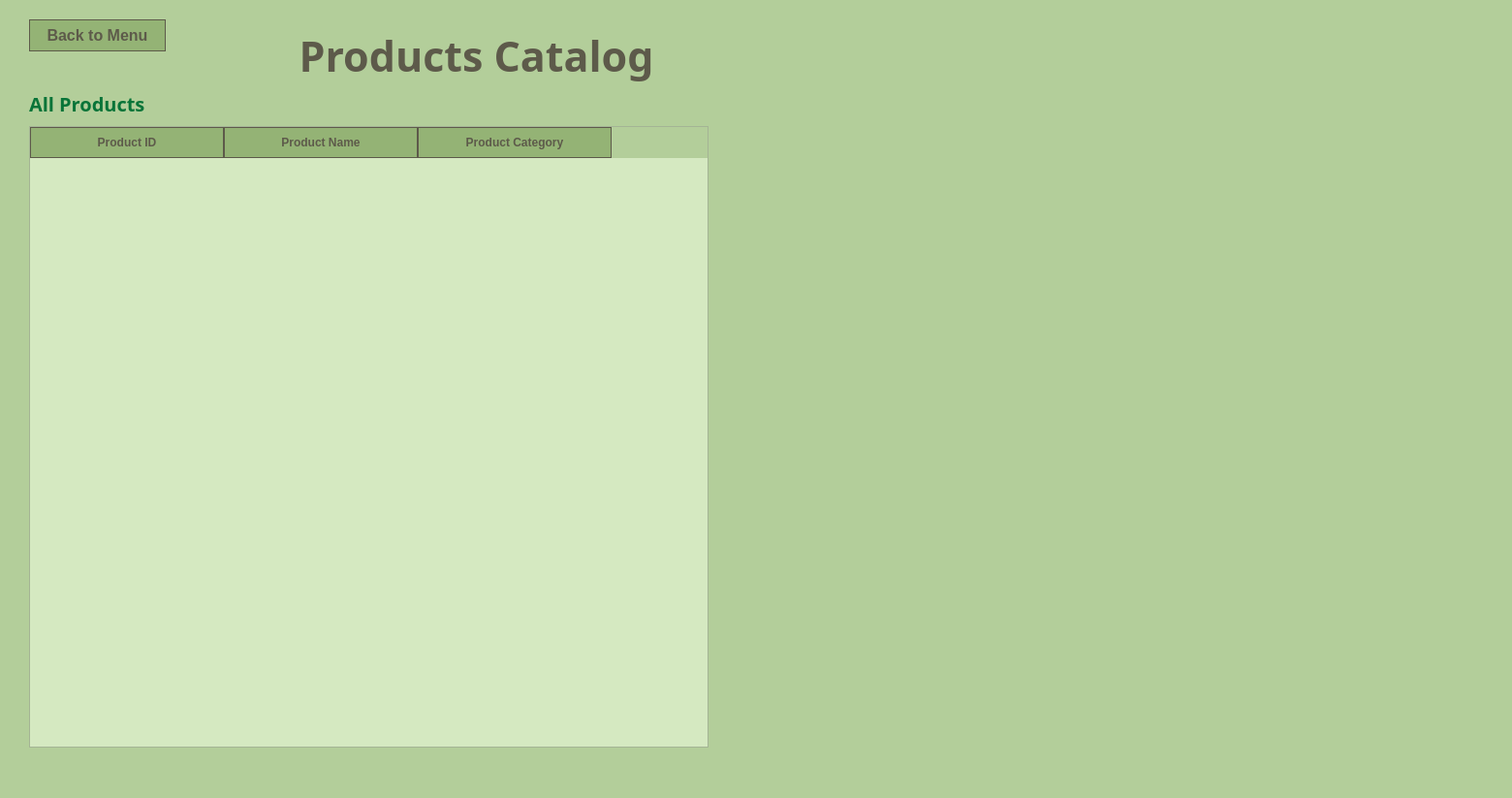
<?xml version="1.0" encoding="UTF-8"?>
<ui version="4.0">
 <class>InventoryManagement</class>
 <widget class="QMainWindow" name="InventoryManagement">
  <property name="geometry">
   <rect>
    <x>0</x>
    <y>0</y>
    <width>1560</width>
    <height>823</height>
   </rect>
  </property>
  <property name="windowTitle">
   <string>Farm Flow: Inventory Management</string>
  </property>
  <widget class="QWidget" name="centralwidget">
   <property name="styleSheet">
    <string>background-color: #b3ce9a;</string>
   </property>
   <widget class="QLabel" name="titleLabel">
    <property name="geometry">
     <rect>
      <x>230</x>
      <y>20</y>
      <width>523</width>
      <height>75</height>
     </rect>
    </property>
    <property name="font">
     <font>
      <family>Papyrus</family>
      <pointsize>32</pointsize>
      <weight>75</weight>
      <bold>true</bold>
     </font>
    </property>
    <property name="styleSheet">
     <string>color: #5D5A4A;</string>
    </property>
    <property name="text">
     <string>Products Catalog</string>
    </property>
    <property name="alignment">
     <set>Qt::AlignCenter</set>
    </property>
   </widget>
   <widget class="QLabel" name="inventoryRecordsLabel">
    <property name="geometry">
     <rect>
      <x>30</x>
      <y>90</y>
      <width>400</width>
      <height>34</height>
     </rect>
    </property>
    <property name="font">
     <font>
      <family>Poor Richard</family>
      <pointsize>15</pointsize>
      <weight>75</weight>
      <bold>true</bold>
     </font>
    </property>
    <property name="styleSheet">
     <string>color: #087438;</string>
    </property>
    <property name="text">
     <string>All Products</string>
    </property>
   </widget>
   <widget class="QTableWidget" name="productTable">
    <property name="geometry">
     <rect>
      <x>30</x>
      <y>130</y>
      <width>701</width>
      <height>641</height>
     </rect>
    </property>
    <property name="styleSheet">
     <string notr="true">QHeaderView::section {
background-color: #94b375;
color: #5D5A4A;
border: 1px solid #5D5A4A;
padding: 6px;
font-weight: bold;
}
QTableWidget {
background-color: #d5e9c1;
color: #5f734c;
gridline-color: #B8CDBA;

}
</string>
    </property>
    <property name="selectionBehavior">
     <enum>QAbstractItemView::SelectRows</enum>
    </property>
    <property name="rowCount">
     <number>0</number>
    </property>
    <property name="columnCount">
     <number>3</number>
    </property>
    <attribute name="horizontalHeaderDefaultSectionSize">
     <number>200</number>
    </attribute>
    <column>
     <property name="text">
      <string>Product ID</string>
     </property>
    </column>
    <column>
     <property name="text">
      <string>Product Name</string>
     </property>
    </column>
    <column>
     <property name="text">
      <string>Product Category</string>
     </property>
    </column>
   </widget>
   <widget class="QPushButton" name="BACKBUTTON">
    <property name="geometry">
     <rect>
      <x>30</x>
      <y>20</y>
      <width>141</width>
      <height>33</height>
     </rect>
    </property>
    <property name="font">
     <font>
      <family>Arial</family>
      <pointsize>12</pointsize>
      <weight>75</weight>
      <bold>true</bold>
     </font>
    </property>
    <property name="styleSheet">
     <string notr="true"> background-color: #94b375;
 color: #5D5A4A;
border: 1px solid #5D5A4A;</string>
    </property>
    <property name="text">
     <string>Back to Menu</string>
    </property>
   </widget>
   <widget class="QLabel" name="label">
    <property name="geometry">
     <rect>
      <x>0</x>
      <y>450</y>
      <width>1521</width>
      <height>401</height>
     </rect>
    </property>
    <property name="text">
     <string/>
    </property>
    <property name="pixmap">
     <pixmap>sticker4.png</pixmap>
    </property>
    <property name="scaledContents">
     <bool>true</bool>
    </property>
   </widget>
   <widget class="QLabel" name="label_2">
    <property name="geometry">
     <rect>
      <x>720</x>
      <y>10</y>
      <width>171</width>
      <height>111</height>
     </rect>
    </property>
    <property name="text">
     <string/>
    </property>
    <property name="pixmap">
     <pixmap>12.png</pixmap>
    </property>
    <property name="scaledContents">
     <bool>true</bool>
    </property>
   </widget>
   <zorder>label</zorder>
   <zorder>titleLabel</zorder>
   <zorder>inventoryRecordsLabel</zorder>
   <zorder>productTable</zorder>
   <zorder>BACKBUTTON</zorder>
   <zorder>label_2</zorder>
  </widget>
 </widget>
 <resources/>
 <connections/>
</ui>
